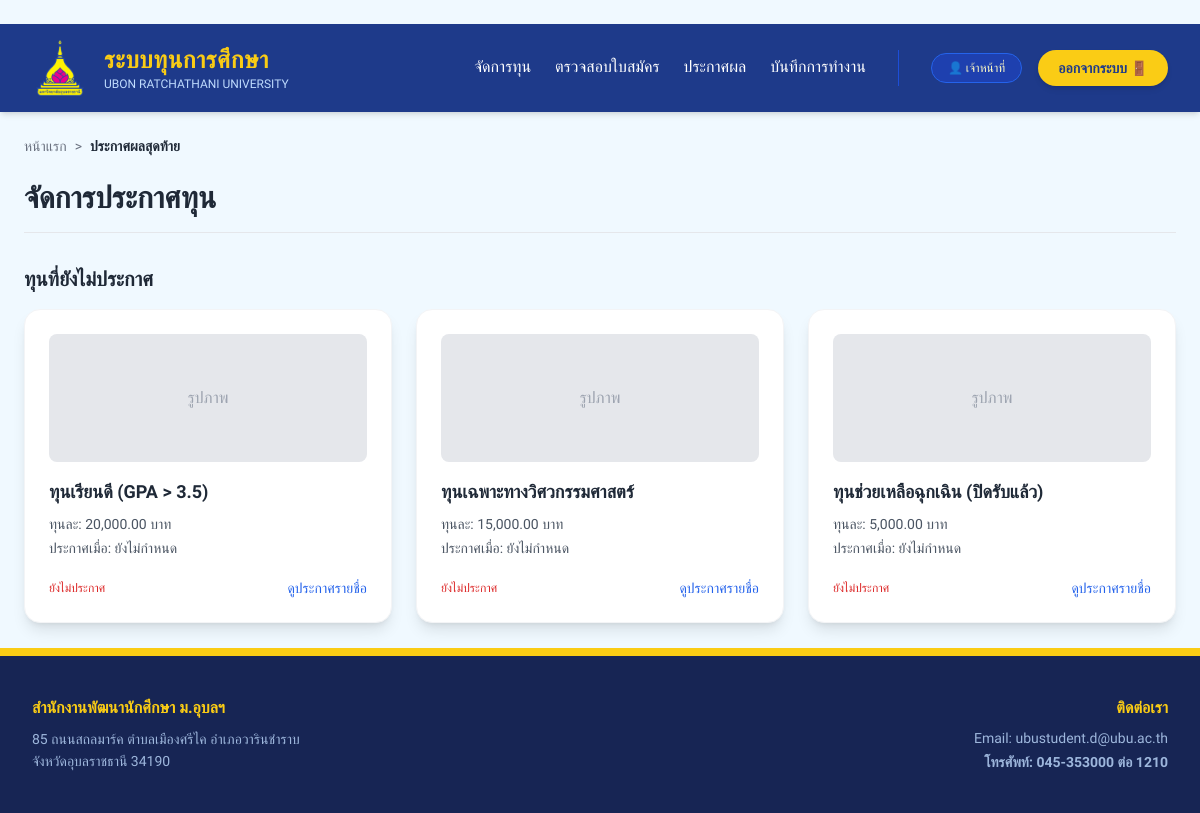
The page /officer/announcement on the database its author committed.
### models.py (models this page shows, shortened)
class Scholarship(db.Model):
    __tablename__ = 'scholarship'
    id = db.Column(db.Integer, primary_key=True)
    name = db.Column(db.String(100), nullable=False) # ชื่อทุน
    quota = db.Column(db.Integer, default=0) # จำนวนกี่ทุน
    amount = db.Column(db.Float, nullable=True) # ทุนละเท่าไหร่
    category = db.Column(db.String(50)) # ประเภทของทุน (เช่น ทุนภายใน/ภายนอก)
    start_date = db.Column(db.Date) # วันที่เปิดรับสมัคร
    end_date = db.Column(db.Date) # วันที่ปิดรับสมัคร
    provider = db.Column(db.String(100)) # หน่วยงานของทุนนั้นๆ
    min_gpax = db.Column(db.Float, nullable=True)
    income_cap = db.Column(db.Float, nullable=True) # กำหนดเพดานรายได้ (ถ้ามี)
    status = db.Column(db.String(20), default='open')  # สถานะของทุน open(เปิดรับ),checking=close(กำลังตรวจสอบ,ปิดทุน), interview(รายชื่อสัมภาษณ์), announce(รายชื่อได้รับทุน)
    interview_file_url = db.Column(db.String(500))    # ลิงก์ไฟล์ประกาศสัมภาษณ์
    announce_file_url = db.Column(db.String(500))     # ลิงก์ไฟล์ประกาศคนได้ทุน
    faculty_condition = db.Column(db.String(100), nullable=True) # หรือเป็น Text ก็ได้
    criteria = db.relationship('Criterion', backref='scholarship', lazy=True)
    applications = db.relationship('Application', backref='scholarship', lazy=True)

### routes/officer_routes.py (the view)
@officer_bp.route('/announcement')
def final_announcement():
    scholarships = Scholarship.query.all()
    return render_template('officer/announcement.html', scholarships=scholarships)

### templates/officer/announcement.html (shortened to what this page needs)
{% extends "layouts/base_officer.html" %}
{% block content %}
<div class="max-w-7xl mx-auto p-6">
    <div class="mb-6 flex items-center text-sm text-gray-500">
        <a href="{{ url_for('officer.home') }}" class="hover:text-blue-600 transition">หน้าแรก</a>
        <span class="mx-2">></span>
        <span class="font-bold text-gray-800">ประกาศผลสุดท้าย</span>
    </div>
    <div class="flex flex-col md:flex-row justify-between items-start md:items-center mb-8 border-b border-gray-200 pb-4">
        <div>
            <h1 class="text-3xl font-bold text-gray-800">จัดการประกาศทุน</h1>
        </div>
    </div>
    {% set announced = scholarships | selectattr('announcement_date') | list %}
    {% set pending = scholarships | rejectattr('announcement_date') | list %}
    {% if pending %}
    <div class="mt-8">
        <h2 class="text-xl font-bold text-gray-800 mb-4">ทุนที่ยังไม่ประกาศ</h2>
        <div class="grid grid-cols-1 sm:grid-cols-2 lg:grid-cols-3 gap-6">
            {% for sch in pending %}
            <div class="bg-white rounded-2xl shadow-lg border border-gray-100 p-6 flex flex-col">
                <div class="h-32 bg-gray-200 rounded-lg mb-4 flex items-center justify-center text-gray-400">รูปภาพ</div>
                <h3 class="text-lg font-semibold text-gray-800 mb-2">{{ sch.name }}</h3>
                <p class="text-sm text-gray-600 mb-1">ทุนละ: {{ "{:,.2f}".format(sch.amount) if sch.amount else '-' }} บาท</p>
                <p class="text-sm text-gray-600 mb-1">ประกาศเมื่อ: ยังไม่กำหนด</p>
                <div class="mt-auto pt-4 flex justify-between items-center">
                    <span class="text-xs font-medium text-red-600">ยังไม่ประกาศ</span>
                    <a href="{{ url_for('officer.scholarship_recipients', id=sch.id) }}" class="text-blue-600 hover:underline text-sm">ดูประกาศรายชื่อ</a>
                </div>
            </div>
            {% endfor %}
        </div>
    </div>
    {% endif %}
</div>
{% endblock %}

### templates/layouts/base.html (style rules this page uses)
body { font-family: 'Prompt', sans-serif; }

### rows shown on the page
Scholarship: name "ทุนเรียนดี (GPA > 3.5)", amount "20,000.00"
Scholarship: name "ทุนเฉพาะทางวิศวกรรมศาสตร์", amount "15,000.00"
Scholarship: name "ทุนช่วยเหลือฉุกเฉิน (ปิดรับแล้ว)", amount "5,000.00"
